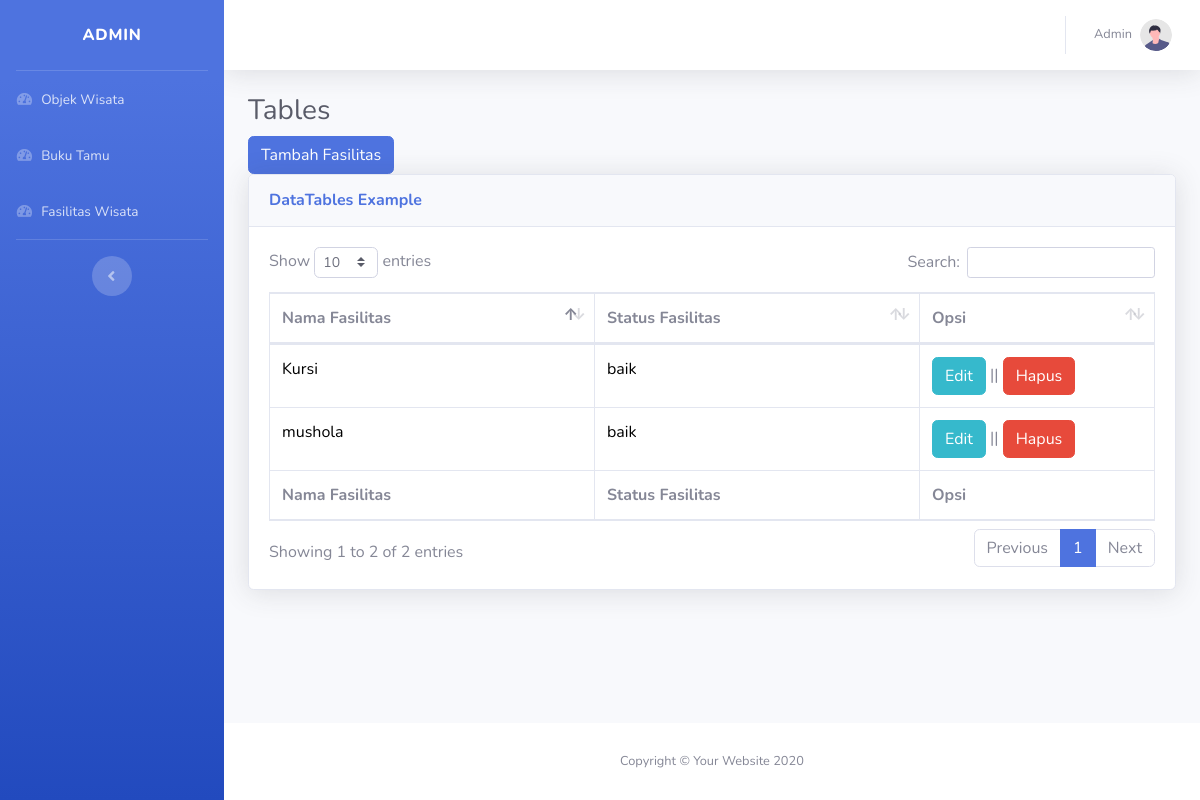
The page /admin/fasilitaswisata.php (signed in) on the database its author committed.
### tables this page shows
CREATE TABLE `fasilitas` (
  `code_fasilitas` varchar(50) NOT NULL DEFAULT '',
  `nama_fasilitas` varchar(50) NOT NULL DEFAULT '',
  `status_fasilitas` varchar(50) DEFAULT NULL
);

### admin/fasilitaswisata.php (the view, shortened to what this page needs)
<!DOCTYPE html>
<html lang="en">
<head>
    <link href="vendor/fontawesome-free/css/all.min.css" rel="stylesheet" type="text/css">
    <link href="css/sb-admin-2.min.css" rel="stylesheet">
    <link href="vendor/datatables/dataTables.bootstrap4.min.css" rel="stylesheet">
</head>
<body id="page-top">
    <div id="wrapper">
        <ul class="navbar-nav bg-gradient-primary sidebar sidebar-dark accordion" id="accordionSidebar">
            <a class="sidebar-brand d-flex align-items-center justify-content-center" href="index.html">
                <div class="sidebar-brand-text mx-3">Admin</div>
            </a>
            <hr class="sidebar-divider my-0">
            <li class="nav-item">
                <a class="nav-link" href="home.php">
                    <i class="fas fa-fw fa-tachometer-alt"></i>
                    <span>Objek Wisata</span></a>
            </li>
            <li class="nav-item">
                <a class="nav-link" href="bukutamu.php">
                    <i class="fas fa-fw fa-tachometer-alt"></i>
                    <span>Buku Tamu</span></a>
            </li>
              <li class="nav-item">
                <a class="nav-link" href="fasilitaswisata.php">
                    <i class="fas fa-fw fa-tachometer-alt"></i>
                    <span>Fasilitas Wisata</span></a>
            </li>
            <hr class="sidebar-divider d-none d-md-block">
            <div class="text-center d-none d-md-inline">
                <button class="rounded-circle border-0" id="sidebarToggle"></button>
            </div>
        </ul>
        <div id="content-wrapper" class="d-flex flex-column">
            <div id="content">
                <nav class="navbar navbar-expand navbar-light bg-white topbar mb-4 static-top shadow">
                    <ul class="navbar-nav ml-auto">
                        <li class="nav-item dropdown no-arrow">
                            <a class="nav-link dropdown-toggle" href="#" id="userDropdown" role="button"
                                data-toggle="dropdown" aria-haspopup="true" aria-expanded="false">
                                <span class="mr-2 d-none d-lg-inline text-gray-600 small">Admin</span>
                                <img class="img-profile rounded-circle"
                                    src="img/undraw_profile.svg">
                            </a>
                        </li>
                    </ul>
                </nav>
                <div class="container-fluid">
                    <h1 class="h3 mb-2 text-gray-800">Tables</h1>
<button type="button" class="btn btn-primary" data-toggle="modal" data-target="#exampleModal">
  Tambah Fasilitas
</button>
                    <div class="card shadow mb-4">
                        <div class="card-header py-3">
                            <h6 class="m-0 font-weight-bold text-primary">DataTables Example</h6>
                        </div>
                        <div class="card-body">
                            <div class="table-responsive">
                                <table class="table table-bordered" id="dataTable" width="100%" cellspacing="0">
                                    <thead>
                                        <tr>
                                            <th>Nama Fasilitas </th>
                                            <th>Status Fasilitas</th>
                                            <th>Opsi</th>
                                        </tr>
                                    </thead>
                                    <tfoot>
                                        <tr>
                                            <th>Nama Fasilitas</th>
                                            <th>Status Fasilitas</th>
                                            <th>Opsi</th>
                                        </tr>
                                    </tfoot>
                                    <tbody>
                                    	<?php
	include '../config/koneksi.php';
 	$view = $koneksi -> query ("SELECT * FROM fasilitas");
  	while($row=$view->fetch_array())
	{
?>
                                    <tr>
                                            <td style="width:300px"><font color="black" size="3"> <?php echo $row['nama_fasilitas']; ?> </td>
                                     <td style="width:300px"><font color="black" size="3"> <?php echo $row['status_fasilitas']; ?> </td>
                                            <td>
                                            	<a href="#" type="button" class="btn btn-info btn-xs" data-toggle="modal" data-target="#myModal<?php echo $row['code_fasilitas']; ?>">Edit</a>
                                            	 ||
      <a href="../fungsi/fungsihapusfasilitas.php?hapus3=<?php echo $row['id_fasilitas']; ?>" method="post" >
        <button onclick="return confirm('Apakah anda yakin ingin menghapus ?')" class="btn btn-danger hapusbtn">Hapus</button></a>
                                            </td>
                                        </tr>
  <?php
	}
	?>
                                    </tbody>
                                </table>
                            </div>
                        </div>
                    </div>
                </div>
            </div>
            <footer class="sticky-footer bg-white">
                <div class="container my-auto">
                    <div class="copyright text-center my-auto">
                        <span>Copyright &copy; Your Website 2020</span>
                    </div>
                </div>
            </footer>
        </div>
    </div>
</body>
</html>

### rows shown on the page
fasilitas: nama_fasilitas "Kursi", status_fasilitas "baik"
fasilitas: nama_fasilitas "mushola", status_fasilitas "baik"
